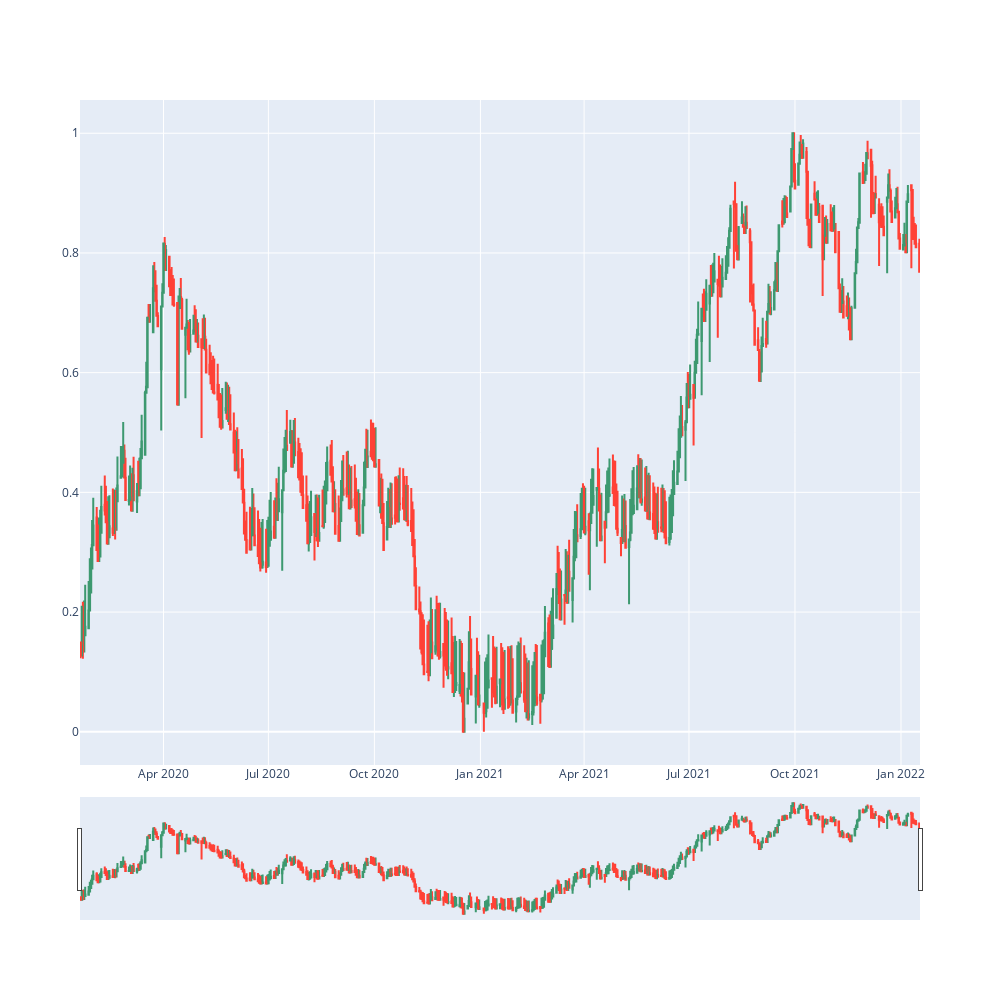

Source (notebook cell):
### Code cell
data = [go.Candlestick(x=preprocessed['Time'],
                       open=preprocessed["Open"],
                       high=preprocessed['High'],
                       low=preprocessed['Low'],
                       close=preprocessed['Last'])]
layout = go.Layout(
    autosize=True,
    width=1000,
    height=1000,
    yaxis= go.layout.YAxis(autorange = True,fixedrange= False, range=[3, 5])
)
fig = go.Figure(data = data, layout = layout)

fig.show()

### Figure 1 — Plotly figure (JSON) as saved in the notebook; plotly's stock layout.template omitted (floating-point values rounded to 4 significant figures; data arrays with more than 128 entries replaced by an {"elided": "..."} marker saying what was removed)
{"data": [{"close": {"elided": "519 float values"}, "high": {"elided": "519 float values"}, "low": {"elided": "519 float values"}, "open": {"elided": "519 float values"}, "type": "candlestick", "x": {"elided": "519 str values"}}], "layout": {"autosize": true, "height": 1000, "width": 1000, "yaxis": {"autorange": true, "fixedrange": false, "range": [3, 5]}}}
